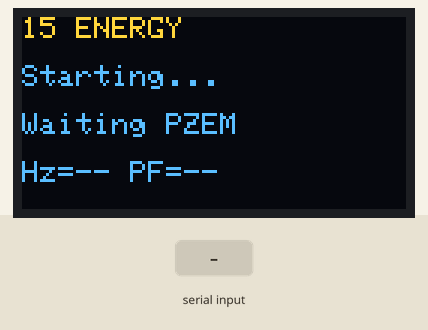
Recording of a sketch running on a simulated ESP32. Parts: 128×64 one-colour display. Inputs (shaded band) come from the test bench. The OLED is the two-colour kind (top 16 rows yellow); what the sketch prints to the serial monitor is not drawn.

Above: at 1.3 s.
1.4 s: "90,45\n" received over the second serial link
At 11.4 s:
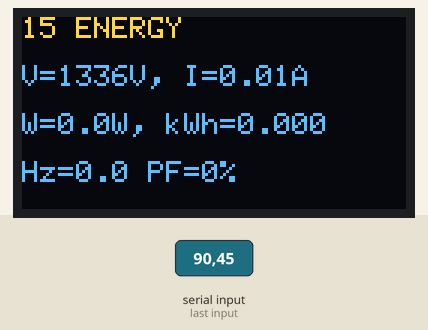
16.3 s: "30,150\n" received over the second serial link
At 21.4 s:
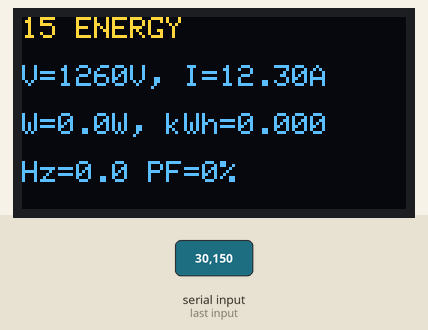
At 31.4 s:
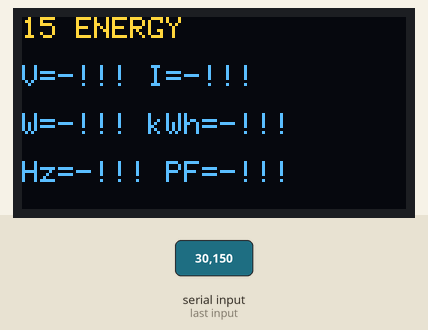
Timing chart, 0 to 32.9 s (numbered marks = the images above; inputs shaded):
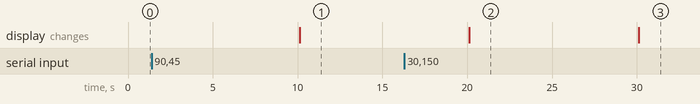

The sketch:

15_ENERGY.ino
```cpp
#include <Wire.h>
#include <Adafruit_GFX.h>
#include <Adafruit_SSD1306.h>
#include <stdlib.h>

static const int OLED_SDA_PIN = 21;
static const int OLED_SCL_PIN = 22;
static const int SCREEN_WIDTH = 128;
static const int SCREEN_HEIGHT = 64;
static const int OLED_RESET = -1;

static const int PZEM_RX_PIN = 16;
static const int PZEM_TX_PIN = 17;
static const unsigned long REFRESH_INTERVAL_MS = 10000UL;

Adafruit_SSD1306 display(SCREEN_WIDTH, SCREEN_HEIGHT, &Wire, OLED_RESET);

byte Xbuffer[50];
static uint8_t oledAddr = 0x3C;
static unsigned long lastRefreshMs = 0;
static float lastVoltage = NAN;
static float lastCurrent = NAN;
static float lastPower = NAN;
static float lastEnergy = NAN;
static float lastFrequency = NAN;
static float lastPf = NAN;

static bool initDisplay(uint8_t address)
{
  if (!display.begin(SSD1306_SWITCHCAPVCC, address)) {
    return false;
  }

  display.clearDisplay();
  display.setTextColor(SSD1306_WHITE);
  display.setTextWrap(false);
  display.setRotation(2);
  return true;
}

static void drawTextScreen(const char *title, const char *line1, const char *line2, const char *line3)
{
  display.clearDisplay();

  display.setTextSize(1);
  display.setCursor(0, 0);
  display.println(title);

  display.setCursor(0, 16);
  display.println(line1);

  display.setCursor(0, 32);
  display.println(line2);

  display.setCursor(0, 48);
  display.println(line3);

  display.display();
}

static void drawError(const char *message)
{
  (void)message;
  drawTextScreen("15 ENERGY", "V=-!!! I=-!!!", "W=-!!! kWh=-!!!", "Hz=-!!! PF=-!!!");
}

static void drawEnergyScreen(float voltage, float current, float power, float energy, float frequency, float pf)
{
  char line1[32];
  char line2[32];
  char line3[32];

  snprintf(line1, sizeof(line1), "V=%.0fV, I=%.2fA", voltage, current);
  snprintf(line2, sizeof(line2), "W=%.1fW, kWh=%.3f", power, energy);
  snprintf(line3, sizeof(line3), "Hz=%.1f PF=%.0f%%", frequency, pf * 100.0f);
  drawTextScreen("15 ENERGY", line1, line2, line3);
}

static String ReadData()
{
  Serial2.write(0xf8);
  Serial2.write(0x04);
  Serial2.write(0x00);
  Serial2.write(0x00);
  Serial2.write(0x00);
  Serial2.write(0x0a);
  Serial2.write(0x64);
  Serial2.write(0x64);
  delay(100);

  int i = 0;
  String rtext = "";
  while (Serial2.available()) {
    byte b = Serial2.read();
    if (i < (int)sizeof(Xbuffer)) {
      Xbuffer[i] = b;
    }
    if (b < 0x10) {
      rtext = rtext + "0" + String(b, HEX) + " ";
    } else {
      rtext = rtext + String(b, HEX) + " ";
    }
    i++;
  }
  return rtext;
}

static void ClearData()
{
  Serial2.write(0xf8);
  Serial2.write(0x42);
  Serial2.write(0xc2);
  Serial2.write(0x41);
  delay(100);
}

static float decodeV(const String &rtext)
{
  char CharV[5];
  String StringV = rtext.substring(9, 11) + rtext.substring(12, 14);
  StringV.toCharArray(CharV, sizeof(CharV));
  int intV = strtol(CharV, NULL, 16);
  return intV * 0.1f;
}

static float decodeA(const String &rtext)
{
  char CharA[9];
  String StringA = rtext.substring(21, 23) + rtext.substring(24, 26) + rtext.substring(15, 17) + rtext.substring(18, 20);
  StringA.toCharArray(CharA, sizeof(CharA));
  int intA = strtol(CharA, NULL, 16);
  return intA * 0.001f;
}

static float decodeW(const String &rtext)
{
  char CharW[9];
  String StringW = rtext.substring(33, 35) + rtext.substring(36, 38) + rtext.substring(27, 29) + rtext.substring(30, 32);
  StringW.toCharArray(CharW, sizeof(CharW));
  int intW = strtol(CharW, NULL, 16);
  return intW * 0.1f;
}

static float decodekWh(const String &rtext)
{
  char CharWh[9];
  String StringWh = rtext.substring(45, 47) + rtext.substring(48, 50) + rtext.substring(39, 41) + rtext.substring(42, 44);
  StringWh.toCharArray(CharWh, sizeof(CharWh));
  int intWh = strtol(CharWh, NULL, 16);
  return intWh * 0.001f;
}

static float decodePF(const String &rtext)
{
  char CharPF[5];
  String StringPF = rtext.substring(57, 59) + rtext.substring(60, 62);
  StringPF.toCharArray(CharPF, sizeof(CharPF));
  int intPF = strtol(CharPF, NULL, 16);
  return (float)intPF / 100.0f;
}

static float decodeFrequency(const String &rtext)
{
  char CharHz[5];
  String StringHz = rtext.substring(49, 51) + rtext.substring(52, 54);
  StringHz.toCharArray(CharHz, sizeof(CharHz));
  int intHz = strtol(CharHz, NULL, 16);
  return intHz * 0.1f;
}

static float *decodeALL(const String &rtext)
{
  static float enData[6] = { 0, 0, 0, 0, 0, 0 };
  if (rtext.length() > 0) {
    enData[0] = decodeV(rtext);
    enData[1] = decodeA(rtext);
    enData[2] = decodeW(rtext);
    enData[3] = decodekWh(rtext);
    enData[4] = decodeFrequency(rtext);
    enData[5] = decodePF(rtext);
  }
  return enData;
}

static bool readPzemValues(float &voltage, float &current, float &power, float &energy, float &frequency, float &pf)
{
  String rtext = ReadData();
  float *enData = decodeALL(rtext);

  if (rtext.length() == 0) {
    return false;
  }

  voltage = enData[0];
  current = enData[1];
  power = enData[2];
  energy = enData[3];
  frequency = enData[4];
  pf = enData[5];
  return true;
}

void setup()
{
  Serial.begin(115200);
  Serial.println();
  Serial.println(F("15_ENERGY boot"));

  Wire.begin(OLED_SDA_PIN, OLED_SCL_PIN);
  Wire.setClock(400000);

  if (!initDisplay(0x3C)) {
    oledAddr = 0x3D;
    if (!initDisplay(0x3D)) {
      Serial.println(F("SSD1306 init failed"));
      while (true) {
        delay(1000);
      }
    }
  }

  Serial2.begin(9600, SERIAL_8N1, PZEM_RX_PIN, PZEM_TX_PIN);
  drawTextScreen("15 ENERGY", "Starting...", "Waiting PZEM", "Hz=-- PF=--");
  ClearData();
}

void loop()
{
  if (millis() - lastRefreshMs < REFRESH_INTERVAL_MS) {
    return;
  }
  lastRefreshMs = millis();

  float voltage = 0;
  float current = 0;
  float power = 0;
  float energy = 0;
  float frequency = 0;
  float pf = 0;

  if (readPzemValues(voltage, current, power, energy, frequency, pf)) {
    lastVoltage = voltage;
    lastCurrent = current;
    lastPower = power;
    lastEnergy = energy;
    lastFrequency = frequency;
    lastPf = pf;

    drawEnergyScreen(lastVoltage, lastCurrent, lastPower, lastEnergy, lastFrequency, lastPf);
    Serial.println("電壓=" + String(lastVoltage) + " V,電流=" + String(lastCurrent) + " A,瓦特=" + String(lastPower) + " W,度數=" + String(lastEnergy) + " kWh,頻率=" + String(lastFrequency) + " Hz,PF=" + String(lastPf * 100.0f) + "%");
  } else {
    drawError("check wiring");
    Serial.println(F("PZEM read failed"));
  }
}
```

Measured:
- after the input at 1.4 s, the display: changes after 8.7 s (image 1)
- after the input at 16.3 s, the display: changes after 3.8 s (image 2)
- what the display in image 2 shows lasts 10.0 s, from 20.1 s to 30.1 s
